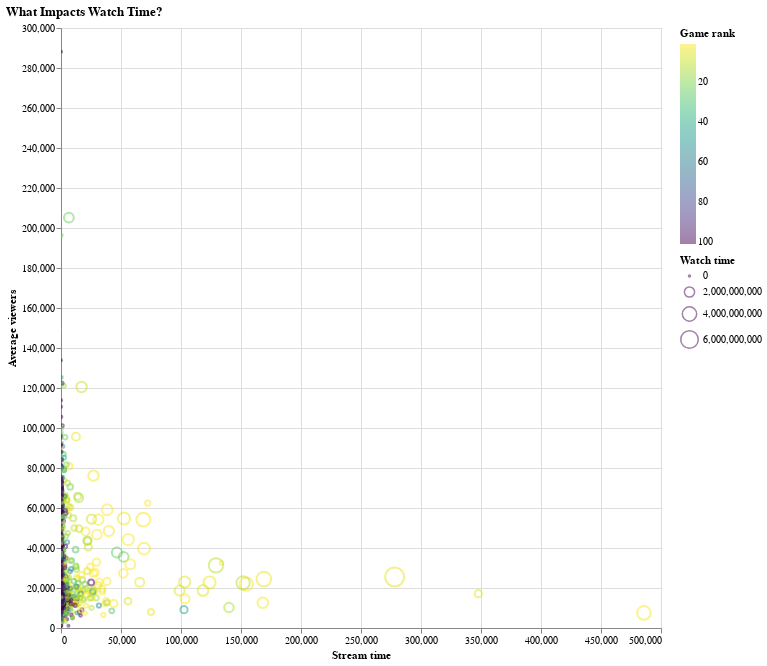

Notebook source saved alongside this figure:
### Markdown cell above
Below is an interactive scatterplot of the top 50 streamers and their games. The x-axis is the stream time of each game for each streamer, and the y axis is the average viewership while they played that game. The color scale is in reference to the game rank as explained above. Lastly, the watch time is once again represented as the size of the mark. Viewers of this visualization can also select their favorite streamer from the dropdown menu to see their specific games.

### Code cell
base = alt.Chart(sg).mark_point(opacity=0.5, invalid=None).encode(
    alt.X(alt.repeat("column"), type='quantitative'),
    alt.Y(alt.repeat("row"), type='quantitative'),
    tooltip=['Game', 'Channel', 'Game rank', alt.Tooltip("Watch time:Q", format=",.0f"), 
             alt.Tooltip("Stream time:Q", format=",.0f"), 
             alt.Tooltip("Average viewers:Q", format=",.0f")],
    size="Watch time:Q",
    #color="Game rank:Q"
    color=alt.Color('Game rank:Q', scale=alt.Scale(domain=[101, 1], scheme='viridis'))
).properties(
    width=600,
    height=600
).repeat(
    row=['Average viewers'],
    column=['Stream time']
).interactive()

chanDropdown = alt.binding_select(options=[None] + sorted(list(sg.Channel.unique())), labels = ['All'] + sorted(list(sg.Channel.unique())), name="Channel ")
selection = alt.selection_single(fields=['Channel'], bind = chanDropdown)

final = base.add_selection(
    selection
).transform_filter(
    selection
).properties(title="What Impacts Watch Time?")


final

### Figure 1 — Vega-Lite specification as saved in the notebook (floating-point values rounded to 4 significant figures; data arrays with more than 128 entries replaced by an {"elided": "..."} marker saying what was removed)
{"config": {"view": {"continuousWidth": 400, "continuousHeight": 300}}, "repeat": {"column": ["Stream time"], "row": ["Average viewers"]}, "spec": {"data": {"name": "data-693e1b40d4a24beb881d5a81544643ad"}, "mark": {"type": "point", "invalid": null, "opacity": 0.5}, "encoding": {"color": {"field": "Game rank", "scale": {"domain": [101, 1], "scheme": "viridis"}, "type": "quantitative"}, "size": {"field": "Watch time", "type": "quantitative"}, "tooltip": [{"field": "Game", "type": "nominal"}, {"field": "Channel", "type": "nominal"}, {"field": "Game rank", "type": "quantitative"}, {"field": "Watch time", "format": ",.0f", "type": "quantitative"}, {"field": "Stream time", "format": ",.0f", "type": "quantitative"}, {"field": "Average viewers", "format": ",.0f", "type": "quantitative"}], "x": {"field": {"repeat": "column"}, "type": "quantitative"}, "y": {"field": {"repeat": "row"}, "type": "quantitative"}}, "height": 600, "selection": {"selector003": {"type": "interval", "bind": "scales", "encodings": ["x", "y"]}, "selector004": {"type": "single", "fields": ["Channel"], "bind": {"input": "select", "options": [null, "AdinRoss", "Amouranth", "Asmongold", "ESL_CSGO", "ElMariana", "ElSpreen", "Fextralife", "Gaules", "HasanAbi", "IlloJuan", "KaiCenat", "Kamet0", "LCK_Korea", "LEC", "LIRIK", "LVNDMARK", "Mizkif", "NICKMERCS", "NoWay4u_Sir", "ROSHTEIN", "RocketLeague", "Rubius", "TSM_ImperialHal", "TheGrefg", "Trainwreckstv", "Trymacs", "VALORANT", "auronplay", "casimito", "csgo_mc", "eliasn97", "elxokas", "fps_shaka", "handongsuk", "hanryang1125", "ibai", "iiTzTimmy", "juansguarnizo", "kato_junichi0817", "loltyler1", "loud_coringa", "otplol_", "riotgames", "shroud", "sodapoppin", "stylishnoob4", "summit1g", "tarik", "woowakgood", "xQc"], "labels": ["All", "AdinRoss", "Amouranth", "Asmongold", "ESL_CSGO", "ElMariana", "ElSpreen", "Fextralife", "Gaules", "HasanAbi", "IlloJuan", "KaiCenat", "Kamet0", "LCK_Korea", "LEC", "LIRIK", "LVNDMARK", "Mizkif", "NICKMERCS", "NoWay4u_Sir", "ROSHTEIN", "RocketLeague", "Rubius", "TSM_ImperialHal", "TheGrefg", "Trainwreckstv", "Trymacs", "VALORANT", "auronplay", "casimito", "csgo_mc", "eliasn97", "elxokas", "fps_shaka", "handongsuk", "hanryang1125", "ibai", "iiTzTimmy", "juansguarnizo", "kato_junichi0817", "loltyler1", "loud_coringa", "otplol_", "riotgames", "shroud", "sodapoppin", "stylishnoob4", "summit1g", "tarik", "woowakgood", "xQc"], "name": "Channel "}}}, "width": 600}, "title": "What Impacts Watch Time?", "transform": [{"filter": {"selection": "selector004"}}], "$schema": "https://vega.github.io/schema/vega-lite/v4.17.0.json", "datasets": {"data-693e1b40d4a24beb881d5a81544643ad": {"elided": "1620 records"}}}
